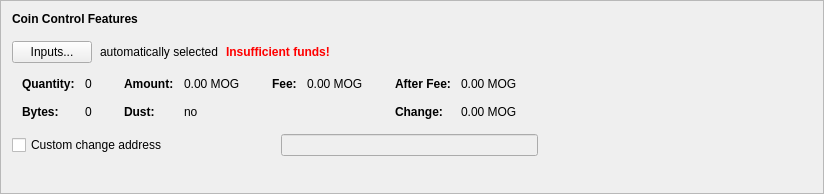
      <widget class="QFrame" name="frameCoinControl">
       <property name="sizePolicy">
        <sizepolicy hsizetype="Preferred" vsizetype="Fixed">
         <horstretch>0</horstretch>
         <verstretch>0</verstretch>
        </sizepolicy>
       </property>
       <property name="minimumSize">
        <size>
         <width>600</width>
         <height>194</height>
        </size>
       </property>
       <property name="frameShape">
        <enum>QFrame::StyledPanel</enum>
       </property>
       <property name="frameShadow">
        <enum>QFrame::Raised</enum>
       </property>
       <layout class="QVBoxLayout" name="verticalLayout_4">
        <item>
         <layout class="QVBoxLayout" name="verticalLayoutCoinControl" stretch="0,0,0,0,0">
          <property name="spacing">
           <number>0</number>
          </property>
          <property name="sizeConstraint">
           <enum>QLayout::SetDefaultConstraint</enum>
          </property>
          <property name="leftMargin">
           <number>0</number>
          </property>
          <property name="topMargin">
           <number>0</number>
          </property>
          <item>
           <layout class="QHBoxLayout" name="horizontalLayoutCoinControl1">
            <property name="bottomMargin">
             <number>15</number>
            </property>
            <item>
             <widget class="QLabel" name="labelCoinControlFeatures">
              <property name="sizePolicy">
               <sizepolicy hsizetype="Preferred" vsizetype="Maximum">
                <horstretch>0</horstretch>
                <verstretch>0</verstretch>
               </sizepolicy>
              </property>
              <property name="font">
               <font>
                <weight>75</weight>
                <bold>true</bold>
               </font>
              </property>
              <property name="styleSheet">
               <string notr="true">font-weight:bold;</string>
              </property>
              <property name="text">
               <string>Coin Control Features</string>
              </property>
             </widget>
            </item>
           </layout>
          </item>
          <item>
           <layout class="QHBoxLayout" name="horizontalLayoutCoinControl2" stretch="0,0,0,0">
            <property name="spacing">
             <number>8</number>
            </property>
            <property name="bottomMargin">
             <number>10</number>
            </property>
            <item>
             <widget class="QPushButton" name="pushButtonCoinControl">
              <property name="styleSheet">
               <string notr="true"/>
              </property>
              <property name="text">
               <string>Inputs...</string>
              </property>
              <property name="autoDefault">
               <bool>false</bool>
              </property>
             </widget>
            </item>
            <item>
             <widget class="QLabel" name="labelCoinControlAutomaticallySelected">
              <property name="text">
               <string>automatically selected</string>
              </property>
              <property name="margin">
               <number>5</number>
              </property>
             </widget>
            </item>
            <item>
             <widget class="QLabel" name="labelCoinControlInsuffFunds">
              <property name="font">
               <font>
                <weight>75</weight>
                <bold>true</bold>
               </font>
              </property>
              <property name="styleSheet">
               <string notr="true">color:red;font-weight:bold;</string>
              </property>
              <property name="text">
               <string>Insufficient funds!</string>
              </property>
              <property name="margin">
               <number>5</number>
              </property>
             </widget>
            </item>
            <item>
             <spacer name="horizontalSpacerCoinControl">
              <property name="orientation">
               <enum>Qt::Horizontal</enum>
              </property>
              <property name="sizeHint" stdset="0">
               <size>
                <width>40</width>
                <height>1</height>
               </size>
              </property>
             </spacer>
            </item>
           </layout>
          </item>
          <item>
           <widget class="QWidget" name="widgetCoinControl" native="true">
            <property name="sizePolicy">
             <sizepolicy hsizetype="Preferred" vsizetype="Preferred">
              <horstretch>0</horstretch>
              <verstretch>0</verstretch>
             </sizepolicy>
            </property>
            <property name="minimumSize">
             <size>
              <width>0</width>
              <height>0</height>
             </size>
            </property>
            <property name="styleSheet">
             <string notr="true"/>
            </property>
            <layout class="QHBoxLayout" name="horizontalLayoutCoinControl5">
             <property name="leftMargin">
              <number>0</number>
             </property>
             <property name="topMargin">
              <number>0</number>
             </property>
             <property name="rightMargin">
              <number>0</number>
             </property>
             <property name="bottomMargin">
              <number>0</number>
             </property>
             <item>
              <layout class="QHBoxLayout" name="horizontalLayoutCoinControl3" stretch="0,0,0,1">
               <property name="spacing">
                <number>20</number>
               </property>
               <property name="topMargin">
                <number>0</number>
               </property>
               <property name="bottomMargin">
                <number>10</number>
               </property>
               <item>
                <layout class="QFormLayout" name="formLayoutCoinControl1">
                 <property name="horizontalSpacing">
                  <number>10</number>
                 </property>
                 <property name="verticalSpacing">
                  <number>14</number>
                 </property>
                 <property name="leftMargin">
                  <number>10</number>
                 </property>
                 <property name="topMargin">
                  <number>4</number>
                 </property>
                 <property name="rightMargin">
                  <number>6</number>
                 </property>
                 <item row="0" column="0">
                  <widget class="QLabel" name="labelCoinControlQuantityText">
                   <property name="font">
                    <font>
                     <weight>75</weight>
                     <bold>true</bold>
                    </font>
                   </property>
                   <property name="text">
                    <string>Quantity:</string>
                   </property>
                   <property name="margin">
                    <number>0</number>
                   </property>
                  </widget>
                 </item>
                 <item row="0" column="1">
                  <widget class="QLabel" name="labelCoinControlQuantity">
                   <property name="cursor">
                    <cursorShape>IBeamCursor</cursorShape>
                   </property>
                   <property name="contextMenuPolicy">
                    <enum>Qt::ActionsContextMenu</enum>
                   </property>
                   <property name="text">
                    <string notr="true">0</string>
                   </property>
                   <property name="margin">
                    <number>0</number>
                   </property>
                   <property name="textInteractionFlags">
                    <set>Qt::LinksAccessibleByMouse|Qt::TextSelectableByKeyboard|Qt::TextSelectableByMouse</set>
                   </property>
                  </widget>
                 </item>
                 <item row="1" column="0">
                  <widget class="QLabel" name="labelCoinControlBytesText">
                   <property name="font">
                    <font>
                     <weight>75</weight>
                     <bold>true</bold>
                    </font>
                   </property>
                   <property name="text">
                    <string>Bytes:</string>
                   </property>
                  </widget>
                 </item>
                 <item row="1" column="1">
                  <widget class="QLabel" name="labelCoinControlBytes">
                   <property name="cursor">
                    <cursorShape>IBeamCursor</cursorShape>
                   </property>
                   <property name="contextMenuPolicy">
                    <enum>Qt::ActionsContextMenu</enum>
                   </property>
                   <property name="text">
                    <string notr="true">0</string>
                   </property>
                   <property name="textInteractionFlags">
                    <set>Qt::LinksAccessibleByMouse|Qt::TextSelectableByKeyboard|Qt::TextSelectableByMouse</set>
                   </property>
                  </widget>
                 </item>
                </layout>
               </item>
               <item>
                <layout class="QFormLayout" name="formLayoutCoinControl2">
                 <property name="horizontalSpacing">
                  <number>10</number>
                 </property>
                 <property name="verticalSpacing">
                  <number>14</number>
                 </property>
                 <property name="leftMargin">
                  <number>6</number>
                 </property>
                 <property name="topMargin">
                  <number>4</number>
                 </property>
                 <property name="rightMargin">
                  <number>6</number>
                 </property>
                 <item row="0" column="0">
                  <widget class="QLabel" name="labelCoinControlAmountText">
                   <property name="font">
                    <font>
                     <weight>75</weight>
                     <bold>true</bold>
                    </font>
                   </property>
                   <property name="text">
                    <string>Amount:</string>
                   </property>
                   <property name="margin">
                    <number>0</number>
                   </property>
                  </widget>
                 </item>
                 <item row="0" column="1">
                  <widget class="QLabel" name="labelCoinControlAmount">
                   <property name="cursor">
                    <cursorShape>IBeamCursor</cursorShape>
                   </property>
                   <property name="contextMenuPolicy">
                    <enum>Qt::ActionsContextMenu</enum>
                   </property>
                   <property name="text">
                    <string notr="true">0.00 MOG</string>
                   </property>
                   <property name="textInteractionFlags">
                    <set>Qt::LinksAccessibleByMouse|Qt::TextSelectableByKeyboard|Qt::TextSelectableByMouse</set>
                   </property>
                  </widget>
                 </item>
                 <item row="1" column="0">
                  <widget class="QLabel" name="labelCoinControlLowOutputText">
                   <property name="font">
                    <font>
                     <weight>75</weight>
                     <bold>true</bold>
                    </font>
                   </property>
                   <property name="text">
                    <string>Dust:</string>
                   </property>
                  </widget>
                 </item>
                 <item row="1" column="1">
                  <widget class="QLabel" name="labelCoinControlLowOutput">
                   <property name="cursor">
                    <cursorShape>IBeamCursor</cursorShape>
                   </property>
                   <property name="contextMenuPolicy">
                    <enum>Qt::ActionsContextMenu</enum>
                   </property>
                   <property name="text">
                    <string notr="true">no</string>
                   </property>
                   <property name="textInteractionFlags">
                    <set>Qt::LinksAccessibleByMouse|Qt::TextSelectableByKeyboard|Qt::TextSelectableByMouse</set>
                   </property>
                  </widget>
                 </item>
                </layout>
               </item>
               <item>
                <layout class="QFormLayout" name="formLayoutCoinControl3">
                 <property name="horizontalSpacing">
                  <number>10</number>
                 </property>
                 <property name="verticalSpacing">
                  <number>14</number>
                 </property>
                 <property name="leftMargin">
                  <number>6</number>
                 </property>
                 <property name="topMargin">
                  <number>4</number>
                 </property>
                 <property name="rightMargin">
                  <number>6</number>
                 </property>
                 <item row="0" column="0">
                  <widget class="QLabel" name="labelCoinControlFeeText">
                   <property name="font">
                    <font>
                     <weight>75</weight>
                     <bold>true</bold>
                    </font>
                   </property>
                   <property name="text">
                    <string>Fee:</string>
                   </property>
                   <property name="margin">
                    <number>0</number>
                   </property>
                  </widget>
                 </item>
                 <item row="0" column="1">
                  <widget class="QLabel" name="labelCoinControlFee">
                   <property name="cursor">
                    <cursorShape>IBeamCursor</cursorShape>
                   </property>
                   <property name="contextMenuPolicy">
                    <enum>Qt::ActionsContextMenu</enum>
                   </property>
                   <property name="text">
                    <string notr="true">0.00 MOG</string>
                   </property>
                   <property name="textInteractionFlags">
                    <set>Qt::LinksAccessibleByMouse|Qt::TextSelectableByKeyboard|Qt::TextSelectableByMouse</set>
                   </property>
                  </widget>
                 </item>
                </layout>
               </item>
               <item>
                <layout class="QFormLayout" name="formLayoutCoinControl4">
                 <property name="horizontalSpacing">
                  <number>10</number>
                 </property>
                 <property name="verticalSpacing">
                  <number>14</number>
                 </property>
                 <property name="leftMargin">
                  <number>6</number>
                 </property>
                 <property name="topMargin">
                  <number>4</number>
                 </property>
                 <property name="rightMargin">
                  <number>6</number>
                 </property>
                 <item row="0" column="0">
                  <widget class="QLabel" name="labelCoinControlAfterFeeText">
                   <property name="font">
                    <font>
                     <weight>75</weight>
                     <bold>true</bold>
                    </font>
                   </property>
                   <property name="text">
                    <string>After Fee:</string>
                   </property>
                   <property name="margin">
                    <number>0</number>
                   </property>
                  </widget>
                 </item>
                 <item row="0" column="1">
                  <widget class="QLabel" name="labelCoinControlAfterFee">
                   <property name="cursor">
                    <cursorShape>IBeamCursor</cursorShape>
                   </property>
                   <property name="contextMenuPolicy">
                    <enum>Qt::ActionsContextMenu</enum>
                   </property>
                   <property name="text">
                    <string notr="true">0.00 MOG</string>
                   </property>
                   <property name="textInteractionFlags">
                    <set>Qt::LinksAccessibleByMouse|Qt::TextSelectableByKeyboard|Qt::TextSelectableByMouse</set>
                   </property>
                  </widget>
                 </item>
                 <item row="1" column="0">
                  <widget class="QLabel" name="labelCoinControlChangeText">
                   <property name="font">
                    <font>
                     <weight>75</weight>
                     <bold>true</bold>
                    </font>
                   </property>
                   <property name="text">
                    <string>Change:</string>
                   </property>
                  </widget>
                 </item>
                 <item row="1" column="1">
                  <widget class="QLabel" name="labelCoinControlChange">
                   <property name="cursor">
                    <cursorShape>IBeamCursor</cursorShape>
                   </property>
                   <property name="contextMenuPolicy">
                    <enum>Qt::ActionsContextMenu</enum>
                   </property>
                   <property name="text">
                    <string notr="true">0.00 MOG</string>
                   </property>
                   <property name="textInteractionFlags">
                    <set>Qt::LinksAccessibleByMouse|Qt::TextSelectableByKeyboard|Qt::TextSelectableByMouse</set>
                   </property>
                  </widget>
                 </item>
                </layout>
               </item>
              </layout>
             </item>
            </layout>
           </widget>
          </item>
          <item>
           <layout class="QHBoxLayout" name="horizontalLayoutCoinControl4" stretch="0,0,0">
            <property name="spacing">
             <number>12</number>
            </property>
            <property name="sizeConstraint">
             <enum>QLayout::SetDefaultConstraint</enum>
            </property>
            <property name="topMargin">
             <number>5</number>
            </property>
            <property name="rightMargin">
             <number>5</number>
            </property>
            <item>
             <widget class="QCheckBox" name="checkBoxCoinControlChange">
              <property name="toolTip">
               <string>If this is activated, but the change address is empty or invalid, change will be sent to a newly generated address.</string>
              </property>
              <property name="text">
               <string>Custom change address</string>
              </property>
             </widget>
            </item>
            <item>
             <widget class="QValidatedLineEdit" name="lineEditCoinControlChange">
              <property name="enabled">
               <bool>false</bool>
              </property>
              <property name="sizePolicy">
               <sizepolicy hsizetype="Ignored" vsizetype="Fixed">
                <horstretch>0</horstretch>
                <verstretch>0</verstretch>
               </sizepolicy>
              </property>
             </widget>
            </item>
            <item>
             <widget class="QLabel" name="labelCoinControlChangeLabel">
              <property name="sizePolicy">
               <sizepolicy hsizetype="Preferred" vsizetype="Expanding">
                <horstretch>0</horstretch>
                <verstretch>0</verstretch>
               </sizepolicy>
              </property>
              <property name="minimumSize">
               <size>
                <width>0</width>
                <height>0</height>
               </size>
              </property>
              <property name="text">
               <string/>
              </property>
              <property name="margin">
               <number>3</number>
              </property>
             </widget>
            </item>
           </layout>
          </item>
          <item>
           <spacer name="verticalSpacerCoinControl">
            <property name="orientation">
             <enum>Qt::Vertical</enum>
            </property>
            <property name="sizeType">
             <enum>QSizePolicy::Expanding</enum>
            </property>
            <property name="sizeHint" stdset="0">
             <size>
              <width>800</width>
              <height>1</height>
             </size>
            </property>
           </spacer>
          </item>
         </layout>
        </item>
       </layout>
      </widget>
